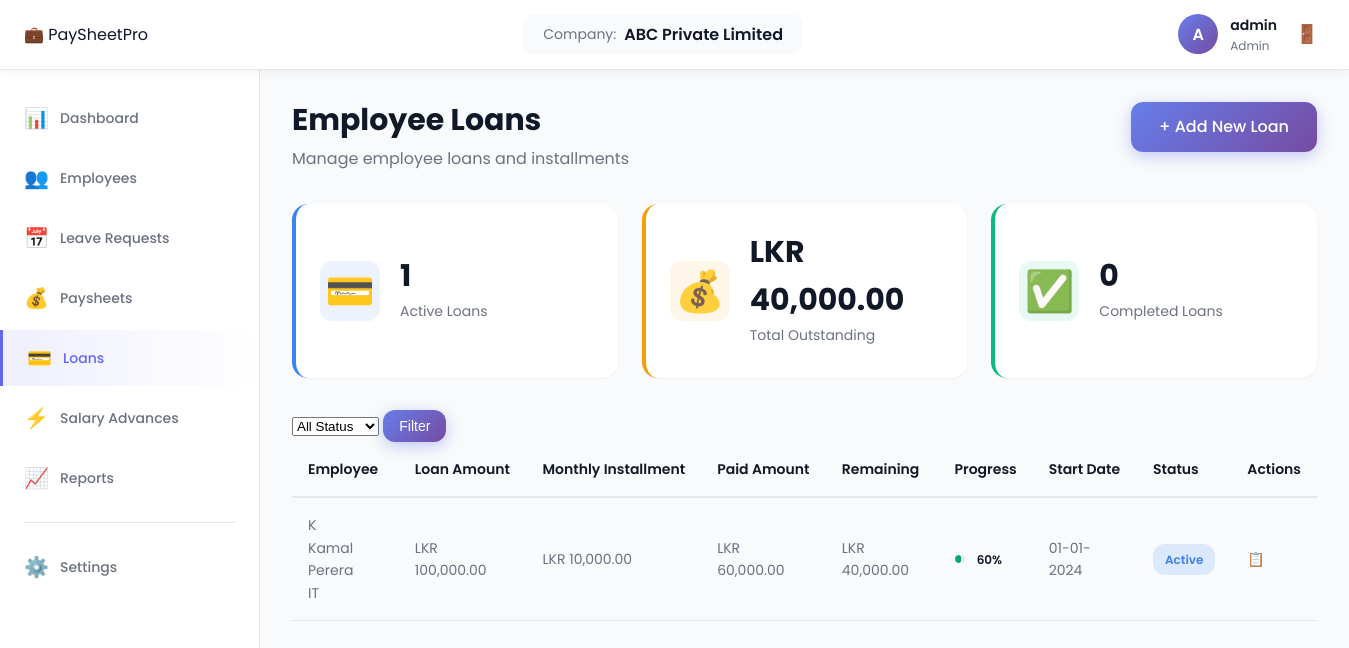
The page /admin/loans/view_loans.php (signed in) on the database its author committed.
### tables this page shows
CREATE TABLE `loans` (
  `loan_id` int(11) NOT NULL,
  `employee_id` int(11) NOT NULL,
  `loan_amount` decimal(10,2) NOT NULL,
  `monthly_installment` decimal(10,2) NOT NULL,
  `remaining_amount` decimal(10,2) NOT NULL,
  `start_date` date NOT NULL,
  `status` enum('active','completed') DEFAULT 'active',
  `created_date` timestamp NOT NULL DEFAULT current_timestamp()
);

CREATE TABLE `employees` (
  `employee_id` int(11) NOT NULL,
  `company_id` int(11) NOT NULL,
  `employee_name` varchar(255) NOT NULL,
  `employee_nic` varchar(20) NOT NULL,
  `employee_address` text NOT NULL,
  `employee_phone` varchar(20) NOT NULL,
  `employee_email` varchar(100) NOT NULL,
  `position` varchar(100) NOT NULL,
  `department` varchar(100) NOT NULL,
  `basic_salary` decimal(10,2) NOT NULL,
  `joining_date` date NOT NULL,
  `status` enum('active','inactive') DEFAULT 'active',
  `created_date` timestamp NOT NULL DEFAULT current_timestamp()
);

### config/database.php (called while the page is built, shortened)
<?php
function getCompanyId() {
    return isset($_SESSION['company_id']) ? $_SESSION['company_id'] : null;
}
function formatCurrency($amount) {
    return 'LKR ' . number_format($amount, 2);
}
function formatDate($date) {
    return date('d-m-Y', strtotime($date));
}
?>

### admin/loans/view_loans.php (the view, shortened to what this page needs)
<?php
require_once '../../config/database.php';
$company_id = getCompanyId();
$username = $_SESSION['username'];
$company_name = $_SESSION['company_name'];
$query = "SELECT l.*, e.employee_name, e.position, e.department
          FROM loans l
          JOIN employees e ON l.employee_id = e.employee_id
          WHERE e.company_id = '$company_id'";
$query .= " ORDER BY l.loan_id DESC";
$result = mysqli_query($conn, $query);
$active_query = mysqli_query($conn, "SELECT COUNT(*) as count, SUM(remaining_amount) as total FROM loans l
                                     JOIN employees e ON l.employee_id = e.employee_id
                                     WHERE e.company_id = '$company_id' AND l.status = 'active'");
$active_stats = mysqli_fetch_assoc($active_query);
$active_loans = $active_stats['count'];
$total_outstanding = $active_stats['total'] ?? 0;
$completed_query = mysqli_query($conn, "SELECT COUNT(*) as count FROM loans l
                                        JOIN employees e ON l.employee_id = e.employee_id
                                        WHERE e.company_id = '$company_id' AND l.status = 'completed'");
$completed_loans = mysqli_fetch_assoc($completed_query)['count'];
?>
<!DOCTYPE html>
<html lang="en">
<head>
    <link rel="stylesheet" href="../../accests/css/style.css">
    <link rel="stylesheet" href="../../accests/css/dashboard.css">
    <link rel="stylesheet" href="../../accests/css/loan.css">
</head>
<body>
    <header class="dashboard-header">
        <div class="header-left">
            <div class="logo">
                <span class="logo-icon">💼</span>
                <span class="logo-text">PaySheet<span class="highlight">Pro</span></span>
            </div>
        </div>
        <div class="header-center">
            <div class="company-info">
                <span class="company-label">Company:</span>
                <span class="company-name"><?php echo htmlspecialchars($company_name); ?></span>
            </div>
        </div>
        <div class="header-right">
            <div class="user-menu">
                <div class="user-avatar">
                    <span><?php echo strtoupper(substr($username, 0, 1)); ?></span>
                </div>
                <div class="user-details">
                    <span class="user-name"><?php echo htmlspecialchars($username); ?></span>
                    <span class="user-role">Admin</span>
                </div>
                <a href="../../auth/logout.php" class="logout-btn" title="Logout">
                    <span class="icon">🚪</span>
                </a>
            </div>
        </div>
    </header>
    <div class="dashboard-container">
        <aside class="sidebar" id="sidebar">
            <nav class="sidebar-nav">
                <ul class="nav-list">
                    <li class="nav-item">
                        <a href="../dashboard.php" class="nav-link">
                            <span class="nav-icon">📊</span>
                            <span class="nav-text">Dashboard</span>
                        </a>
                    </li>
                    <li class="nav-item">
                        <a href="../employees/view_employees.php" class="nav-link">
                            <span class="nav-icon">👥</span>
                            <span class="nav-text">Employees</span>
                        </a>
                    </li>
                    <li class="nav-item">
                        <a href="../leaves/leave_requests.php" class="nav-link">
                            <span class="nav-icon">📅</span>
                            <span class="nav-text">Leave Requests</span>
                        </a>
                    </li>
                    <li class="nav-item">
                        <a href="../paysheet/generate_paysheet.php" class="nav-link">
                            <span class="nav-icon">💰</span>
                            <span class="nav-text">Paysheets</span>
                        </a>
                    </li>
                    <li class="nav-item active">
                        <a href="view_loans.php" class="nav-link">
                            <span class="nav-icon">💳</span>
                            <span class="nav-text">Loans</span>
                        </a>
                    </li>
                    <li class="nav-item">
                        <a href="../advances/view_advances.php" class="nav-link">
                            <span class="nav-icon">⚡</span>
                            <span class="nav-text">Salary Advances</span>
                        </a>
                    </li>
                    <li class="nav-item">
                        <a href="../reports/monthly_report.php" class="nav-link">
                            <span class="nav-icon">📈</span>
                            <span class="nav-text">Reports</span>
                        </a>
                    </li>
                    <li class="nav-divider"></li>
                    <li class="nav-item">
                        <a href="../company_settings.php" class="nav-link">
                            <span class="nav-icon">⚙️</span>
                            <span class="nav-text">Settings</span>
                        </a>
                    </li>
                </ul>
            </nav>
        </aside>
        <main class="main-content">
            <div class="page-header">
                <div>
                    <h1 class="page-title">Employee Loans</h1>
                    <p class="page-subtitle">Manage employee loans and installments</p>
                </div>
                <div class="page-actions">
                    <a href="add_loan.php" class="btn-primary">
                        <span>+ Add New Loan</span>
                    </a>
                </div>
            </div>
            <div class="loan-stats">
                <div class="loan-stat-card active">
                    <div class="stat-icon">💳</div>
                    <div class="stat-details">
                        <div class="stat-value"><?php echo $active_loans; ?></div>
                        <div class="stat-label">Active Loans</div>
                    </div>
                </div>
                <div class="loan-stat-card outstanding">
                    <div class="stat-icon">💰</div>
                    <div class="stat-details">
                        <div class="stat-value"><?php echo formatCurrency($total_outstanding); ?></div>
                        <div class="stat-label">Total Outstanding</div>
                    </div>
                </div>
                <div class="loan-stat-card completed">
                    <div class="stat-icon">✅</div>
                    <div class="stat-details">
                        <div class="stat-value"><?php echo $completed_loans; ?></div>
                        <div class="stat-label">Completed Loans</div>
                    </div>
                </div>
            </div>
            <div class="filter-bar">
                <form method="GET" action="" class="filter-form">
                    <select name="status" class="filter-select">
                        <option value="">All Status</option>
                    </select>
                    <button type="submit" class="btn-primary btn-small">Filter</button>
                </form>
            </div>
            <div class="table-card">
                <?php if (mysqli_num_rows($result) > 0): ?>
                    <div class="table-responsive">
                        <table class="loan-table">
                            <thead>
                                <tr>
                                    <th>Employee</th>
                                    <th>Loan Amount</th>
                                    <th>Monthly Installment</th>
                                    <th>Paid Amount</th>
                                    <th>Remaining</th>
                                    <th>Progress</th>
                                    <th>Start Date</th>
                                    <th>Status</th>
                                    <th>Actions</th>
                                </tr>
                            </thead>
                            <tbody>
                                <?php while ($loan = mysqli_fetch_assoc($result)):
                                    $paid_amount = $loan['loan_amount'] - $loan['remaining_amount'];
                                    $progress_percentage = ($loan['loan_amount'] > 0) ? ($paid_amount / $loan['loan_amount']) * 100 : 0;
                                ?>
                                    <tr>
                                        <td>
                                            <div class="employee-info-table">
                                                <div class="employee-avatar-small">
                                                    <?php echo strtoupper(substr($loan['employee_name'], 0, 1)); ?>
                                                </div>
                                                <div>
                                                    <div class="employee-name-table">
                                                        <?php echo htmlspecialchars($loan['employee_name']); ?>
                                                    </div>
                                                    <div class="employee-dept-table">
                                                        <?php echo htmlspecialchars($loan['department']); ?>
                                                    </div>
                                                </div>
                                            </div>
                                        </td>
                                        <td class="amount-cell"><?php echo formatCurrency($loan['loan_amount']); ?></td>
                                        <td class="amount-cell"><?php echo formatCurrency($loan['monthly_installment']); ?></td>
                                        <td class="amount-cell positive"><?php echo formatCurrency($paid_amount); ?></td>
                                        <td class="amount-cell negative"><?php echo formatCurrency($loan['remaining_amount']); ?></td>
                                        <td>
                                            <div class="progress-container">
                                                <div class="progress-bar">
                                                    <div class="progress-fill" style="width: <?php echo $progress_percentage; ?>%;"></div>
                                                </div>
                                                <span class="progress-text"><?php echo round($progress_percentage); ?>%</span>
                                            </div>
                                        </td>
                                        <td><?php echo formatDate($loan['start_date']); ?></td>
                                        <td>
                                            <?php if ($loan['status'] == 'active'): ?>
                                                <span class="status-badge status-active">Active</span>
                                            <?php else: ?>
                                                <span class="status-badge status-completed">Completed</span>
                                            <?php endif; ?>
                                        </td>
                                        <td>
                                            <div class="action-buttons">
                                                <a href="loan_payments.php?id=<?php echo $loan['loan_id']; ?>"
                                                   class="btn-action btn-view" title="View Payments">
                                                    📋
                                                </a>
                                            </div>
                                        </td>
                                    </tr>
                                <?php endwhile; ?>
                            </tbody>
                        </table>
                    </div>
                <?php endif; ?>
            </div>
        </main>
    </div>
</body>
</html>

### accests/css/style.css (style rules this page uses)
:root { --primary-color: #6366f1; --primary-dark: #4f46e5; --primary-light: #818cf8; --secondary-color: #ec4899; --secondary-dark: #db2777; --secondary-light: #f472b6; --accent-1: #8b5cf6; --accent-2: #06b6d4; --accent-3: #10b981; --accent-4: #f59e0b; --accent-5: #ef4444; --gray-50: #f9fafb; --gray-100: #f3f4f6; --gray-200: #e5e7eb; --gray-300: #d1d5db; --gray-400: #9ca3af; --gray-500: #6b7280; --gray-600: #4b5563; --gray-700: #374151; --gray-800: #1f2937; --gray-900: #111827; --gradient-1: linear-gradient(135deg, #667eea 0%, #764ba2 100%); --gradient-2: linear-gradient(135deg, #f093fb 0%, #f5576c 100%); --gradient-3: linear-gradient(135deg, #4facfe 0%, #00f2fe 100%); --gradient-4: linear-gradient(135deg, #43e97b 0%, #38f9d7 100%); --gradient-5: linear-gradient(135deg, #fa709a 0%, #fee140 100%); --gradient-6: linear-gradient(135deg, #30cfd0 0%, #330867 100%); --gradient-primary: linear-gradient(135deg, #667eea 0%, #764ba2 100%); --bg-primary: #ffffff; --bg-secondary: #f9fafb; --bg-dark: #111827; --text-primary: #111827; --text-secondary: #6b7280; --text-light: #9ca3af; --text-white: #ffffff; --border-color: #e5e7eb; --border-radius-sm: 8px; --border-radius-md: 12px; --border-radius-lg: 16px; --border-radius-xl: 24px; --shadow-sm: 0 1px 2px 0 rgba(0, 0, 0, 0.05); --shadow-md: 0 4px 6px -1px rgba(0, 0, 0, 0.1); --shadow-lg: 0 10px 15px -3px rgba(0, 0, 0, 0.1); --shadow-xl: 0 20px 25px -5px rgba(0, 0, 0, 0.1); --shadow-2xl: 0 25px 50px -12px rgba(0, 0, 0, 0.25); --spacing-xs: 4px; --spacing-sm: 8px; --spacing-md: 16px; --spacing-lg: 24px; --spacing-xl: 32px; --spacing-2xl: 48px; --spacing-3xl: 64px; --transition-fast: 0.2s ease; --transition-normal: 0.3s ease; --transition-slow: 0.5s ease; --font-xs: 12px; --font-sm: 14px; --font-md: 16px; --font-lg: 18px; --font-xl: 20px; --font-2xl: 24px; --font-3xl: 30px; --font-4xl: 36px; --font-5xl: 48px; --font-6xl: 60px; }
* { margin: 0; padding: 0; box-sizing: border-box; }
html { scroll-behavior: smooth; }
body { font-family: 'Poppins', -apple-system, BlinkMacSystemFont, 'Segoe UI', sans-serif; font-size: var(--font-md); line-height: 1.6; color: var(--text-primary); background-color: var(--bg-primary); overflow-x: hidden; }
h1, h2, h3, h4, h5, h6 { font-weight: 600; line-height: 1.2; margin-bottom: var(--spacing-md); color: var(--text-primary); }
h1 { font-size: var(--font-5xl); }
p { margin-bottom: var(--spacing-md); color: var(--text-secondary); }
a { color: var(--primary-color); text-decoration: none; transition: var(--transition-fast); }
.btn-primary { display: inline-flex; align-items: center; gap: 8px; padding: 12px 28px; background: var(--gradient-primary); color: var(--text-white); border: none; border-radius: var(--border-radius-md); font-size: var(--font-md); font-weight: 500; cursor: pointer; transition: all var(--transition-normal); box-shadow: 0 4px 15px rgba(102, 126, 234, 0.4); position: relative; overflow: hidden; }

### rows shown on the page
loans: employee.employee_name "K", employee.employee_name "Kamal Perera", employee.department "IT", loan_amount "LKR 100,000.00", monthly_installment "LKR 10,000.00", formatCurrency($paid_amount) "LKR 60,000.00", remaining_amount "LKR 40,000.00", progress_percentage "60", start_date "01-01-2024", status "Active"

### other values the page prints
$company_name "ABC Private Limited"
substr($username, 0, 1) "A"
$username "admin"
$active_loans "1"
formatCurrency($total_outstanding) "LKR 40,000.00"
$completed_loans "0"
